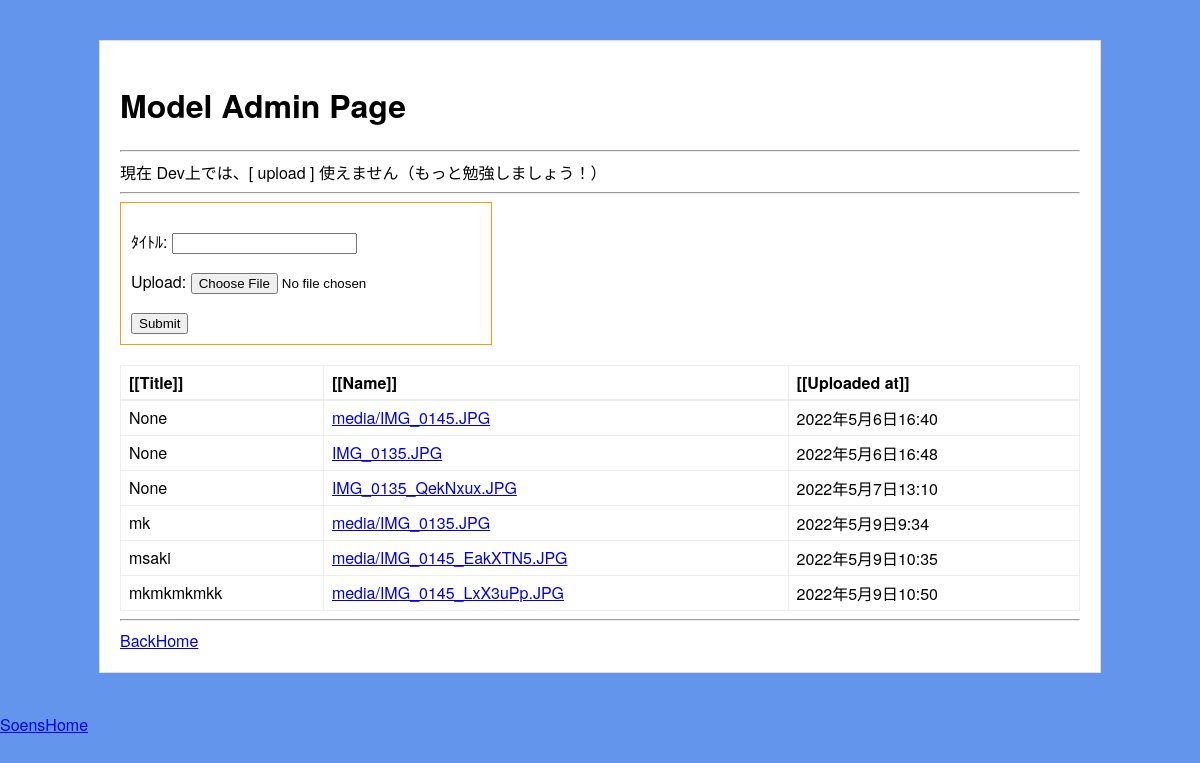
Before: /ba/bf/ with the older database file.
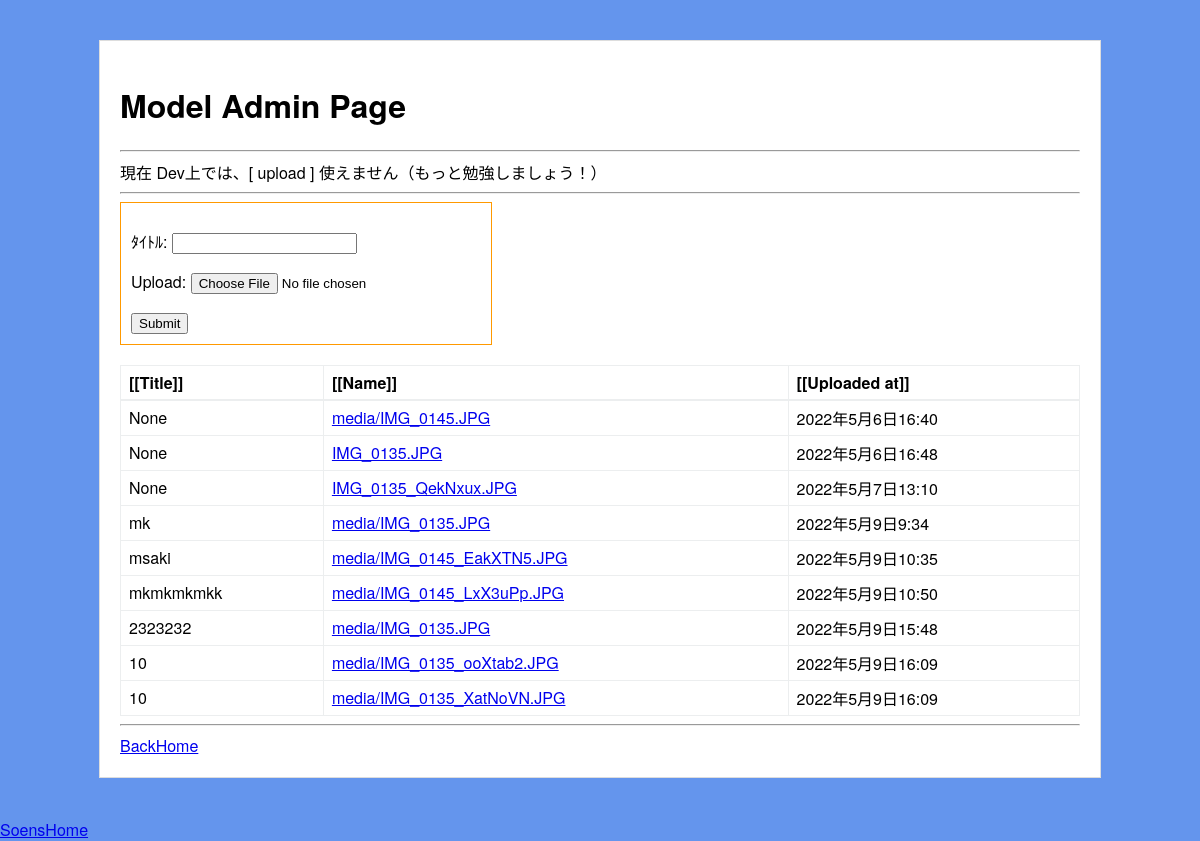
After: the same page with the newer database file.
### base_asset/models.py (models this page shows)
class Document(models.Model):
    title=models.CharField('ﾀｲﾄﾙ', max_length=50,null=True,blank=True)
    uploaded_at = models.DateTimeField(auto_now_add=True,)
    upload = models.FileField(upload_to='document/',default='')

### base_asset/views.py (the view)
# urls.py: path('bf/', views.DocumentCreateView.as_view(), name='baseform'),
class DocumentCreateView(CreateView):
    model = Document
    fields='__all__'
    success_url = reverse_lazy('base:home')
    def get_context_data(self, **kwargs):
        context = super().get_context_data(**kwargs)
        documents = Document.objects.all()
        context['documents'] = documents
        return context

### templates/base_asset/document_form.html (shortened to what this page needs)
{% extends 'base_asset/base_asset_base.html' %}
{% block content %}
    <form method="post" enctype="multipart/form-data">
        {{ form.as_p }}
        <button type="submit">Submit</button>
    </form>
    <table>
        <thead>
        <tr>
            <th>[[Title]]</th>
            <th>[[Name]]</th>
            <th>[[Uploaded at]]</th>
        </tr>
        </thead>
        <tbody>
        {% for document in documents %}
            <tr>
                <td>{{ document.title }}</td>
                <td><a href="{{ document.upload.url }}" target="_blank">{{ document.upload.name }}</a></td>
                <td>{{ document.uploaded_at }}</td>
            </tr>
        {% empty %}
            <tr>
                <td colspan="3">No data.</td>
            </tr>
        {% endfor %}
        </tbody>
    </table>
{% endblock %}

Changed rows visible on the page:
added Document: title "2323232", upload.name "media/IMG_0135.JPG", uploaded_at "2022年5月9日15:48"
added Document: title "10", upload.name "media/IMG_0135_ooXtab2.JPG", uploaded_at "2022年5月9日16:09"
added Document: title "10", upload.name "media/IMG_0135_XatNoVN.JPG", uploaded_at "2022年5月9日16:09"
